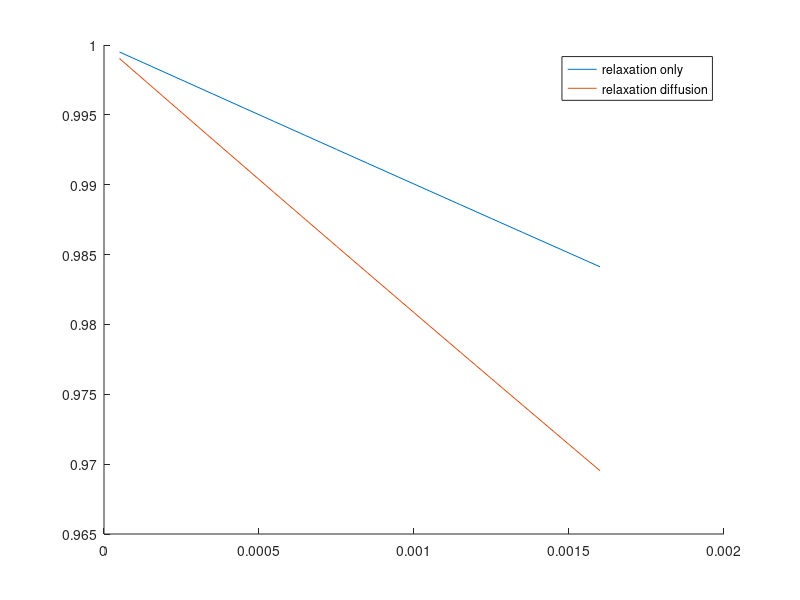

This figure's MATLAB source:
clear
clc
close all



T2 = 100e-3; %T2 in s
T1 = 0; % T1 in s
nRates = 1; %number of T2 rates
tEcho = 50e-6; %echo time s
tau=tEcho/2; %half the echo spacing
n = 32; %number of echoes
alpha = -180*(2*pi/360);

H1 = zeros(n,nRates);
H2 = zeros(n,nRates);
%
% RF mixing matrix
%
T0 = [cos(alpha/2)^2, sin(alpha/2)^2, sin(alpha); ...
    sin(alpha/2)^2, cos(alpha/2)^2, -sin(alpha); ...
    -0.5*sin(alpha), 0.5*sin(alpha), cos(alpha)];

TArray = cell(1,n);
TArray(:) = {sparse(T0)};
T = blkdiag(1,TArray{:});

%
% Selection matrix to move all traverse states up one coherence level
%
S = sparse(3*n+1,3*n+1);
S(1,3)=1;
S(2,1)=1;
S(3,6)=1;
S(4,4)=1;
for o=2:n
    offset1=( (o-1) - 1)*3 + 2;
    offset2=( (o+1) - 1)*3 + 3;
    if offset1<=(3*n+1)
    S(3*o-1,offset1)=1;  % F_k <- F_{k-1}
    end
    if offset2<=(3*n+1)
    S(3*o,offset2)=1;  % F_-k <- F_{-k-1}
    end
    S(3*o+1,3*o+1)=1;  % Z_order
end
  
%

    % Relaxation matrix
    R2 = 1/T2;
    R1 = 1/T1;
    R0 = diag([exp(-tau*R2),exp(-tau*R2),exp(-tau*R1)]);
    
    RArray = cell(1,n);
    RArray(:) = {sparse(R0)};
    R = blkdiag(exp(-tau*R2),RArray{:});

    %Diffusion matrix
    D = 2.2e-9; %m^2 s-1
    G = 23.8626; %Gradient T/m (6.5998 PM25; 23.8626 PM5)
    gamma = 2.675222e8;	% Gamma, Rad/s/T.
    gamma2 = 42.577;    % MHz/T
    k = gamma*G*tau; %k-space traversal in time period tau (tE/2)
    
    DArray = cell(1,n);
    for i = 1:n
        bT = ((i-1)*k+k/2)^2*tau+k^2/12*tau;
        bL = ((i-1)*k)^2*tau;
        Dhold = diag([exp(-D*bT),exp(-D*bT),exp(-D*bL)]);
        DArray{i} = sparse(diag([exp(-D*bT),exp(-D*bT),exp(-D*bL)]));
    end
    
    D2 = blkdiag(1,DArray{:});
    

%RUN EPG INCLUDING DIFFUSION
% Precession and relaxation and diffusion matrix
P = (R*S*D2);

% Matrix representing the inter-echo duration
E = (P*T*P);

% Recursively apply matrix to get echo amplitudes
%
x = zeros(size(R,1),1);
x(1)=1;
    for iEcho=1:n
        x=E*x;
        H2(iEcho,1) = x(1);
    end
    
    
%RUN EPG WITHOUT DIFFUSION
% Precession and relaxation matrix
Pp = (R*S);

% Matrix representing the inter-echo duration
Ee = (Pp*T*Pp);

% Recursively apply matrix to get echo amplitudes
%
x = zeros(size(R,1),1);
x(1)=1;
    for iEcho=1:n
        x=Ee*x;
        H1(iEcho,1) = x(1);
    end


%PLOT COMPARISON OF WITH AND WITHOUT DIFFUSION
figure(1)
hold on
plot(tEcho*(1:n),H1)
plot(tEcho*(1:n),H2)
legend('relaxation only','relaxation diffusion')